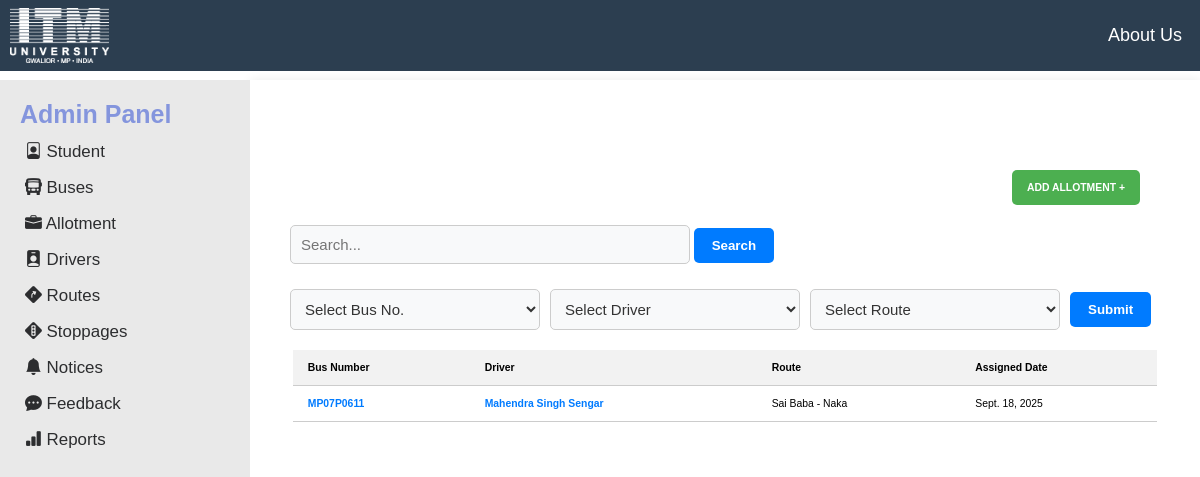
The page /allotments/ (signed in) on the database its author committed.
### bus_app/models.py (models this page shows, shortened)
class Allotment(models.Model):
    bus = models.ForeignKey(Bus, on_delete=models.CASCADE, related_name="allotments")
    driver = models.ForeignKey(Driver, on_delete=models.CASCADE, related_name="allotments")
    assigned_date = models.DateField(auto_now_add=True)
    route = models.ForeignKey(Route, on_delete=models.CASCADE, null=True, blank=True)
    stoppages = models.ManyToManyField(Stoppage)

class Bus(models.Model):
    number = models.CharField(max_length=10, unique=True)  # Example: MP07VV467
    identifier_number = models.CharField(max_length=10, unique=True, null=True, blank=True)
    pollution_paid = models.BooleanField(default=False)
    pollution_issue_date = models.DateField(null=True, blank=True)
    pollution_valid_upto = models.DateField(null=True, blank=True)
    insurance_paid = models.BooleanField(default=False)
    insurance_issue_date = models.DateField(null=True, blank=True)
    insurance_valid_upto = models.DateField(null=True, blank=True)
    tax_paid = models.BooleanField(default=False)
    tax_issue_date = models.DateField(null=True, blank=True)
    tax_valid_upto = models.DateField(null=True, blank=True)
    permit = models.BooleanField(default=False)
    permit_issue_date = models.DateField(null=True, blank=True)
    permit_valid_upto = models.DateField(null=True, blank=True)

class Driver(models.Model):
    name = models.CharField(max_length=100)
    address = models.TextField()
    D_license_number = models.CharField(max_length=50, unique=True)
    contact_number = models.CharField(max_length=15, unique=True)
    reference_by = models.CharField(max_length=50)

class Route(models.Model):
    name = models.CharField(max_length=100, unique=True)
    fare = models.DecimalField(max_digits=10, decimal_places=2, default=0.0)

### bus_app/views.py (the view)
# urls.py: path('allotments/', views.allotment_list, name='allotment_list'), #for allotment list
def allotment_list(request):
    allotments = Allotment.objects.select_related('bus', 'driver', 'route').all()
    bus_no = request.GET.get('bus_no')
    driver_id = request.GET.get('driver')
    route_id = request.GET.get('route')
    search_query = request.GET.get('search')
    if bus_no:
        allotments = allotments.filter(bus__number=bus_no)
    if driver_id:
        allotments = allotments.filter(driver__id=driver_id)
    if route_id:
        allotments = allotments.filter(route__id=route_id)
    if search_query:
        allotments = allotments.filter(
            Q(bus__number__icontains=search_query) |
            Q(driver__name__icontains=search_query) |
            Q(route__name__icontains=search_query)
        ).distinct()
    context = {
        'allotments': allotments,
        'bus_numbers': Bus.objects.values_list('number', flat=True).distinct(),
        'drivers': Driver.objects.all(),
        'routes': Route.objects.all(),
    }
    return render(request, 'allotment_list.html', context)

### bus_app/templates/allotment_list.html (shortened to what this page needs)
{% extends "layout.html" %}
{% load static %}
{% block extra_css %}
  <link rel="stylesheet" href="{% static 'css/bus_list.css' %}">
  <link href="https://cdn.jsdelivr.net/npm/select2@4.1.0-rc.0/dist/css/select2.min.css" rel="stylesheet" />
{% endblock %}
{% block content %}
  <div class="top-bar">
    <a href="{% url 'add_allotment' %}" class="add-btn">ADD ALLOTMENT +</a>
  </div>
  <form method="get" class="filter-form" style="flex-direction: column; align-items: flex-start;">
    <div style="width: 100%;">
      <input type="text" name="search"
             placeholder="Search..."
             value="{{ request.GET.search }}"
             class="styled-select"
             style="width: 100%; max-width: 400px; margin-bottom: 15px;" />
             <button type="submit" class="submit-btn">Search</button>
    </div>
    <div style="display: flex; flex-wrap: wrap; gap: 10px; align-items: center;">
      <select name="bus_no" class="styled-select searchable">
        <option value="">Select Bus No.</option>
      </select>
      <select name="driver" class="styled-select searchable">
        <option value="">Select Driver</option>
      </select>
      <select name="route" class="styled-select searchable">
        <option value="">Select Route</option>
      </select>
      <button type="submit" class="submit-btn">Submit</button>
    </div>
  </form>
  {% if allotments %}
    <table>
      <thead>
        <tr>
          <th>Bus Number</th>
          <th>Driver</th>
          <th>Route</th>
          <th>Assigned Date</th>
        </tr>
      </thead>
      <tbody>
        {% for a in allotments %}
          <tr>
            <td><a href="{% url 'bus_detail' a.bus.number %}">{{ a.bus.number }}</a></td>
            <td><a href="{% url 'driver_detail' a.driver.D_license_number %}">{{ a.driver.name }}</a></td>
            <td>{{ a.route.name }}</td>
            <td>{{ a.assigned_date }}</td>
          </tr>
        {% endfor %}
      </tbody>
    </table>
  {% else %}
    <p class="no-data">No allotments found.</p>
  {% endif %}
{% endblock %}

### static/css/style.css (style rules this page uses)
* { box-sizing: border-box; margin: 0; padding: 0; }
html, body { font-family: 'Arial', sans-serif; font-size: 13px; overflow-x: hidden; }
body.layout-template { margin: 0; }

### static/css/bus_list.css (style rules this page uses)
.filter-form { display: flex; flex-wrap: wrap; gap: 10px; margin-bottom: 20px; padding: 0 20px; }
.top-bar { display: flex; justify-content: flex-end; margin-top: 20px; margin-right: 20px; margin-bottom: 20px; }
.add-btn { background-color: #4CAF50; color: white; padding: 12px 15px; text-decoration: none; font-size: .8rem; font-weight: bold; border-radius: 5px; margin-right: 20px; margin-top: 50px; }
.submit-btn { background-color: #007BFF; color: white; border: none; padding: 10px 18px; border-radius: 5px; cursor: pointer; font-weight: bold; }
.styled-select { width: 250px; padding: 10px; font-size: 15px; border: 1px solid #ccc; border-radius: 5px; background-color: #f8f9fa; color: #333; }
table { width: 95%; margin: 0 auto; border-collapse: collapse; font-family: Arial, sans-serif; font-size: .8rem; }
th, td { padding: 12px 15px; text-align: left; border-bottom: 1px solid #ccc; }
th { background-color: #f2f2f2; font-weight: bold; }
td a { color: #007BFF; text-decoration: none; font-weight: bold; }

### rows shown on the page
Allotment: bus.number "MP07P0611", driver.name "Mahendra Singh Sengar", route.name "Sai Baba - Naka", assigned_date "Sept. 18, 2025"
